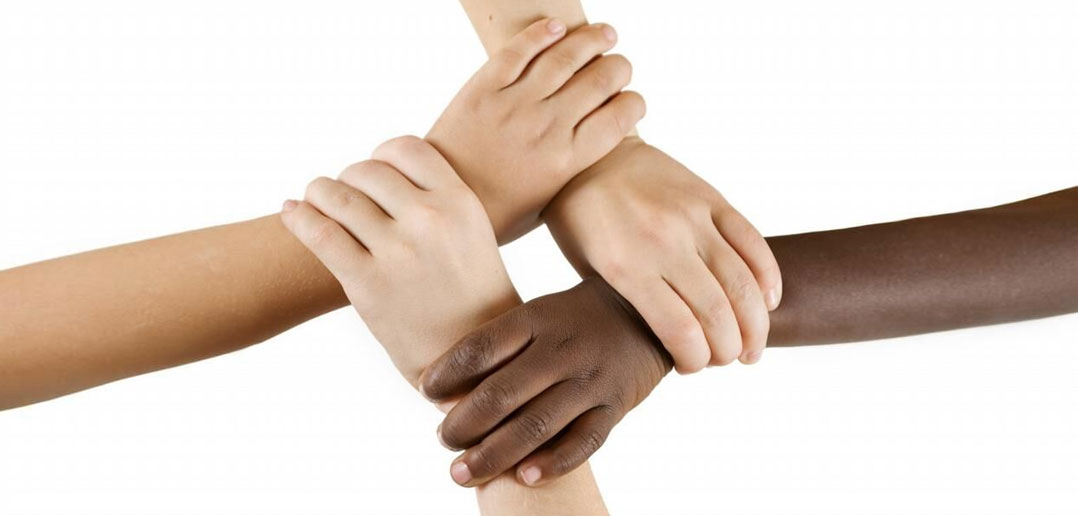
#> input picture skinDetection/testpics/f2.jpg, 1078 x 516 px
$ python hull_image.py testpics/f2.jpg
#> lines starting #> are read from the running program, lines starting #| are printed output that depends on the picture; after the words box and inside, x2 and y2 are one past the last pixel; in counts of white or black regions, pixels touching at a corner belong together
#> further down, src is the input picture: shape (516, 1078, 3); mean B, G, R 198.8, 208.8, 223.1
### skinDetection/skindetector.py
import cv2
import numpy as np

class SkinDetector(object):

	# class constructor
	def __init__(self, imageName, flag):
#> called with imageName = 'testpics/f2.jpg', flag = 1
		if flag == 1:
			self.image = cv2.imread(imageName)
			if self.image is None:
				print("IMAGE NOT FOUND")
				exit(1)
		elif flag == 2:
			self.image = imageName

		# self.image = cv2.resize(self.image,(600,600),cv2.INTER_AREA)
		self.HSV_image = cv2.cvtColor(self.image, cv2.COLOR_BGR2HSV)
#> self.HSV_image: shape (516, 1078, 3); mean H, S, V 6.8, 38.8, 223.2
		self.YCbCr_image = cv2.cvtColor(self.image, cv2.COLOR_BGR2YCR_CB)
#> self.YCbCr_image: shape (516, 1078, 3); mean of channels 0, 1, 2 211.9, 136, 120.6
		self.binary_mask_image = self.HSV_image

# ================================================================================================================================
	# function to process the image and segment the skin using the HSV and YCbCr colorspaces, followed by the Watershed algorithm
	def find_skin(self):
		# Color segmentation
		lower_HSV_values = np.array([0, 40, 0], dtype="uint8")
		upper_HSV_values = np.array([25, 255, 255], dtype="uint8")

		lower_YCbCr_values = np.array((0, 138, 67), dtype="uint8")
		upper_YCbCr_values = np.array((255, 173, 133), dtype="uint8")

		# A binary mask is returned. White pixels (255) represent pixels that fall into the upper/lower.
		mask_YCbCr = cv2.inRange(self.YCbCr_image, lower_YCbCr_values, upper_YCbCr_values)
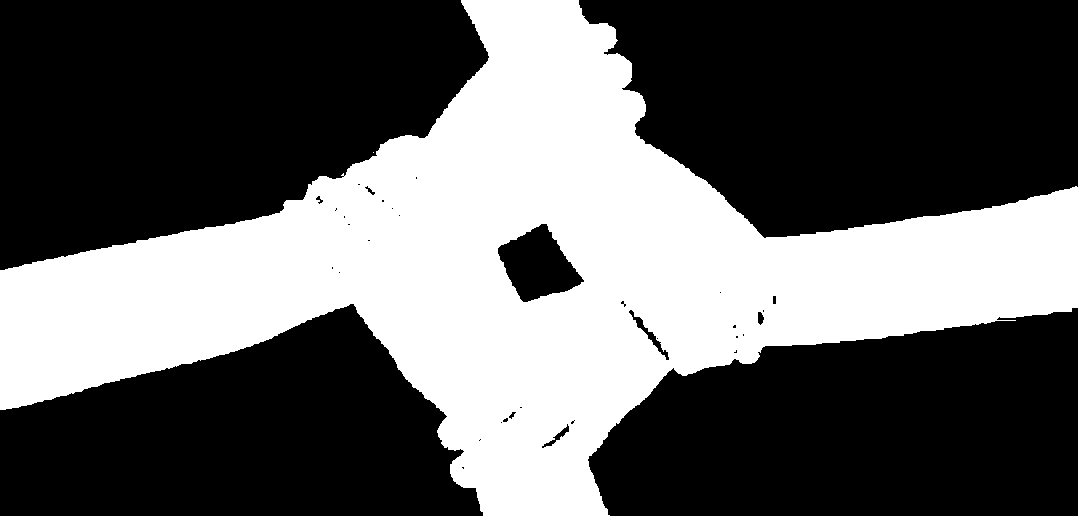
#> mask_YCbCr: shape (516, 1078); 38.2% white; 2 white regions (1 under 20 px), largest, box (x1, y1, x2, y2) and area: (0, 0, 1078, 516) 212744
		mask_HSV = cv2.inRange(self.HSV_image, lower_HSV_values, upper_HSV_values)
#> mask_HSV: shape (516, 1078); 38.1% white; 2 white regions (1 under 20 px), largest, box (x1, y1, x2, y2) and area: (0, 0, 1078, 516) 212186

		self.binary_mask_image = cv2.add(mask_HSV, mask_YCbCr)
#> self.binary_mask_image: shape (516, 1078); 38.5% white; 2 white regions (1 under 20 px), largest, box (x1, y1, x2, y2) and area: (0, 0, 1078, 516) 214187

		# Region based segmentation

		# morphological operations
		image_foreground = cv2.erode(self.binary_mask_image, None, iterations=3)  # remove noise
#> image_foreground: shape (516, 1078); 36.3% white; 1 white region, box (x1, y1, x2, y2) and area: (0, 0, 1078, 516) 201726
		dilated_binary_image = cv2.dilate(self.binary_mask_image, None, iterations=3)  # The background region is reduced a little because of the dilate operation
#> dilated_binary_image: shape (516, 1078); 40.4% white; 1 white region, box (x1, y1, x2, y2) and area: (0, 0, 1078, 516) 224984
		ret, image_background = cv2.threshold(dilated_binary_image, 1, 128, cv2.THRESH_BINARY)  # set all background regions to 128
		image_marker = cv2.add(image_foreground, image_background)  # add both foreground and backgroud, forming markers. The markers are "seeds" of the future image regions.
		image_marker32 = np.int32(image_marker)  # convert to 32SC1 format
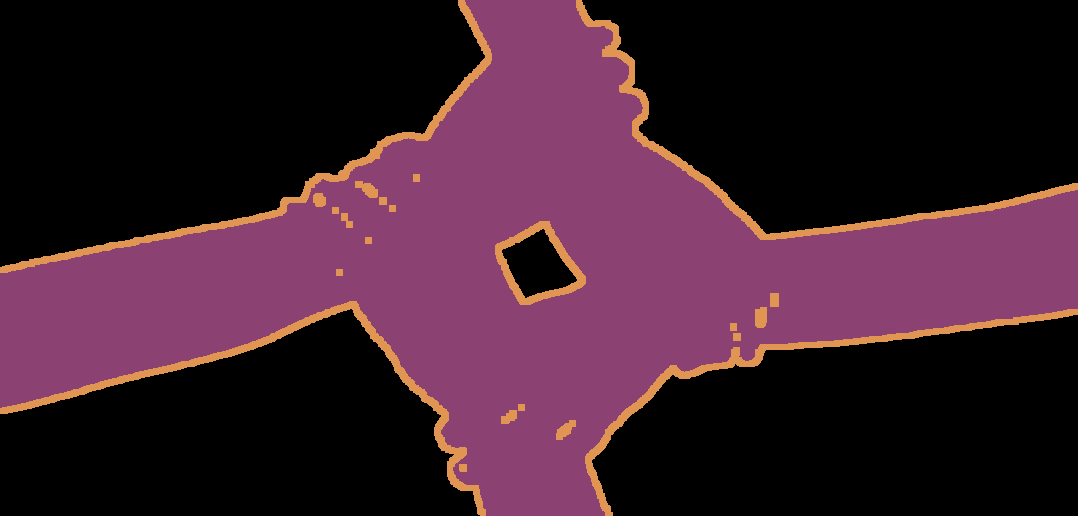
#> image_marker32: shape (516, 1078) int32; 3 distinct labels, from 0 to 255; one colour per label, 0 black
		cv2.watershed(self.image, image_marker32)
		m = cv2.convertScaleAbs(image_marker32)  # convert back to uint8
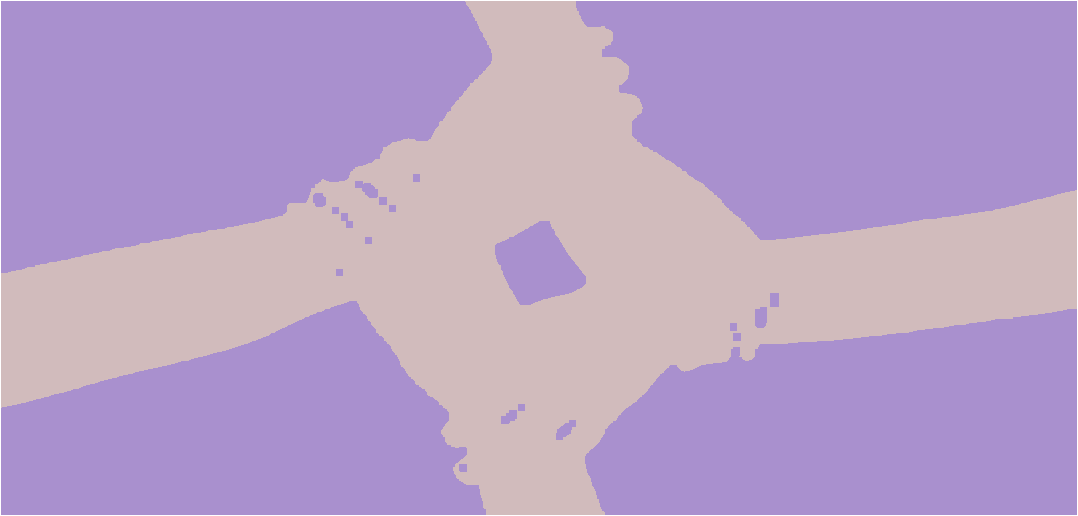
#> image_marker32: shape (516, 1078) int32; 3 distinct labels, from -1 to 255; one colour per label, 0 black, -1 white

		# bitwise of the mask with the input image
		ret, image_mask = cv2.threshold(m, 0, 255, cv2.THRESH_BINARY + cv2.THRESH_OTSU)
#> image_mask: shape (516, 1078); 36.2% white; 1 white region
#> ret = 128
		output = cv2.bitwise_and(self.image, self.image, mask=image_mask)
		# show the images
		# self.show_image(self.image, "Source")
		# self.show_image(image_mask, "Mask")
		# self.show_image(output, "Output")
		return image_mask


# ================================================================================================================================
	# Apply a threshold to an HSV and YCbCr images, the used values were based on current research papers along with some
	# empirical tests and visual evaluation


# ================================================================================================================================
	# Function that applies Watershed and morphological operations on the thresholded image


# ================================================================================================================================

	# [4 lines left out: function show_image, not called in this run]


# [5 lines of commented-out code are left out]

### skinDetection/hull_image.py
import cv2
import numpy as np
from skindetector import SkinDetector
import sys

if __name__ == "__main__":
    if (len(sys.argv)) < 2:
        file_path = "sample.jpg"
    else:
        file_path = sys.argv[1]

    # read image
    src = cv2.imread(file_path, 1)
    src = cv2.resize(src, (640, 480))
    cv2.imshow("Input", src)
    detector = SkinDetector(file_path, 1)
    thresh = detector.find_skin()
    thresh = cv2.resize(thresh, (640, 480))
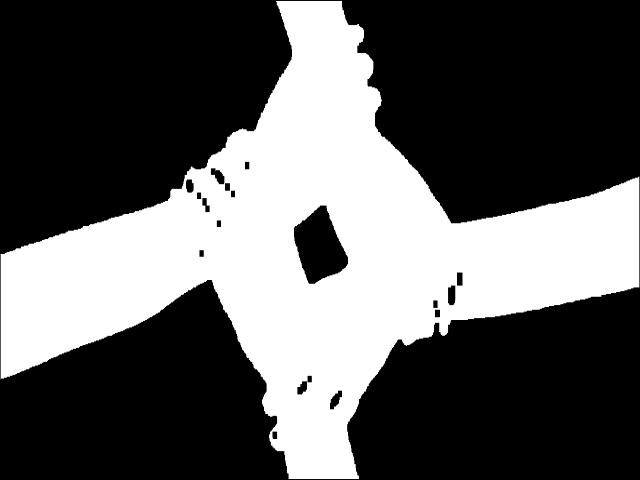
#> thresh: shape (480, 640); min 0, max 255, mean 92.2
    cv2.imshow("Binary", thresh)


    # find contours
    contours, hierarchy = cv2.findContours(thresh, cv2.RETR_TREE, cv2.CHAIN_APPROX_SIMPLE)
#> contours = 20 contours; largest, box (x1, y1, x2, y2) and area: (0, 0, 640, 480) 114922, (293, 205, 349, 284) 2672, (329, 390, 343, 410) 131, (210, 168, 225, 185) 128, (448, 285, 456, 306) 123
    c = max(contours, key=cv2.contourArea)
#> c = contour of 938 points, box (x1, y1, x2, y2) (0, 0, 640, 480), area 114922
    for i in range(len(contours)):
        if len(contours[i]) == len(c):
            ind = i
            break
#> this loop made 1 pass
#> ind on pass 1: 0
    # create hull array for convexHull points
    hull = []
    # calculate points for each contour
    for i in range(len(contours)):
        hull.append(cv2.convexHull(contours[i], False))
#> this loop made 20 passes
#> after the loop, hull = 20 contours; largest, box (x1, y1, x2, y2) and area: (0, 0, 640, 480) 203567, (293, 205, 349, 284) 2824, (329, 390, 343, 410) 146, (210, 168, 225, 185) 146, (448, 285, 456, 306) 126

    # create an empty black image
    drawing = np.zeros((thresh.shape[0], thresh.shape[1], 3), np.uint8)
    color_contours = (0, 255, 0)  # color for contours
    color = (255, 0, 0)  # color for convex hull


    # draw contours
    cv2.drawContours(drawing, contours, ind, color_contours, 2, 8, hierarchy)
    cv2.drawContours(src, contours, ind, color_contours, 2, 8, hierarchy)
    cv2.imshow("contour", drawing)

    # cv2.imshow("Before", drawing)
    # draw convex hull
    cv2.drawContours(drawing, hull, ind, color, 2, 8)
#> drawing: shape (480, 640, 3); mean of channels 0, 1, 2 4.1, 7.1, 0
    cv2.drawContours(src, hull, ind, color, 2, 8)
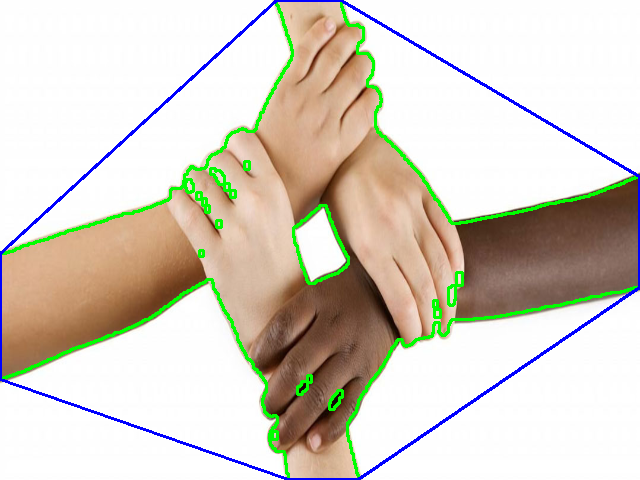
#> src: shape (480, 640, 3); mean B, G, R 195.8, 208.1, 214.3

    cv2.imshow("convexhull", drawing)
    cnt = contours[ind]
#> cnt has the same summary as c
    hullBig = cv2.convexHull(cnt, returnPoints=False)
#> hullBig = [937, 698, 697, 507, 506, 230, 229, 0]

    valley = []
    count = 0
    defects = cv2.convexityDefects(cnt, hullBig)
#> defects = [[0, 229, 78, 20743], [230, 506, 381, 41902], [507, 697, 587, 23815], [698, 937, 787, 34705]]
    for i in range(defects.shape[0]):
        s, e, f, d = defects[i, 0]  # Distance from edge
        start = tuple(c[s][0])
        end = tuple(c[e][0])
        far = tuple(c[f][0])  # Farthest point
        # [4 lines of commented-out code are left out]
        if d > 1000:
            # print(c[f])
            valley.append([c[f][0][0], c[f][0][1]])
            cv2.circle(drawing, far, 5, [0, 0, 255], -1)
            cv2.circle(src, far, 5, [0, 0, 255], -1)
#> this loop made 4 passes
#> (s, e, f, d, start, end, far) on passes 2 to 4: (230, 506, 381, 41902, (0, 379), (288, 479), (211, 279)), (507, 697, 587, 23815, (358, 479), (639, 287), (398, 339)), (698, 937, 787, 34705, (639, 176), (341, 0), (452, 223))
#> (s, e, f, d, start, far) on pass 1: (0, 229, 78, 20743, (276, 0), (253, 131))
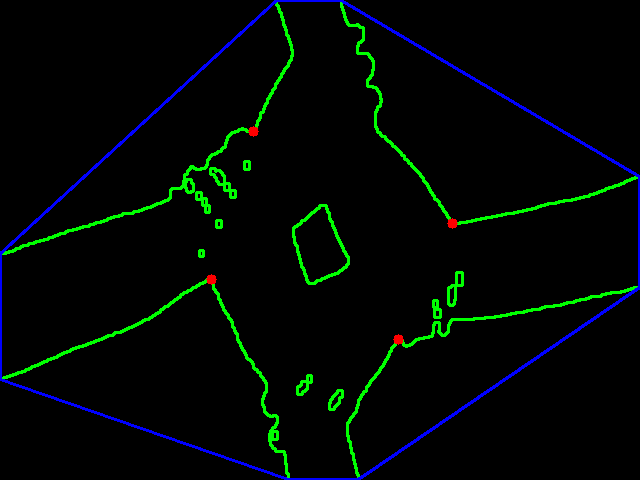
#> drawing: shape (480, 640, 3); mean of channels 0, 1, 2 4.1, 7, 0.3; drawn as B, G, R
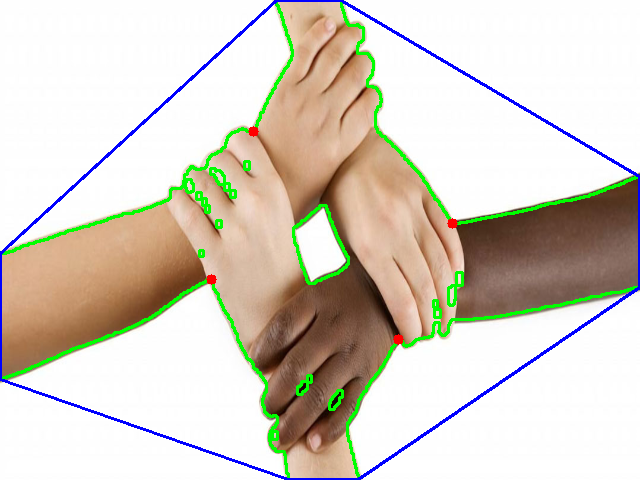
#> src: shape (480, 640, 3); 0.11% of pixels changed, all inside (x1, y1, x2, y2) = (206, 126, 458, 345)
#> after the loop, valley = [[253, 131], [211, 279], [398, 339], [452, 223]]

    # [32 lines of commented-out code are left out]
    for i in range(len(valley)):
        valley[i][1] = 479 - valley[i][1]
#> this loop made 4 passes
#> after the loop, valley = [[253, 348], [211, 200], [398, 140], [452, 256]]
    print("Required coordinates wrt OPENgl:")
    print(valley)
#| [[253, 348], [211, 200], [398, 140], [452, 256]]

    cv2.imshow("Output", drawing)
    # res = cv2.bitwise_and(drawing, src, mask=None)
    # cv2.imshow("Output", src)

    cv2.waitKey(0)
    cv2.destroyAllWindows()


    # [12 lines of commented-out code are left out]

$ run again, on skinDetection/testpics/hand3.jpg
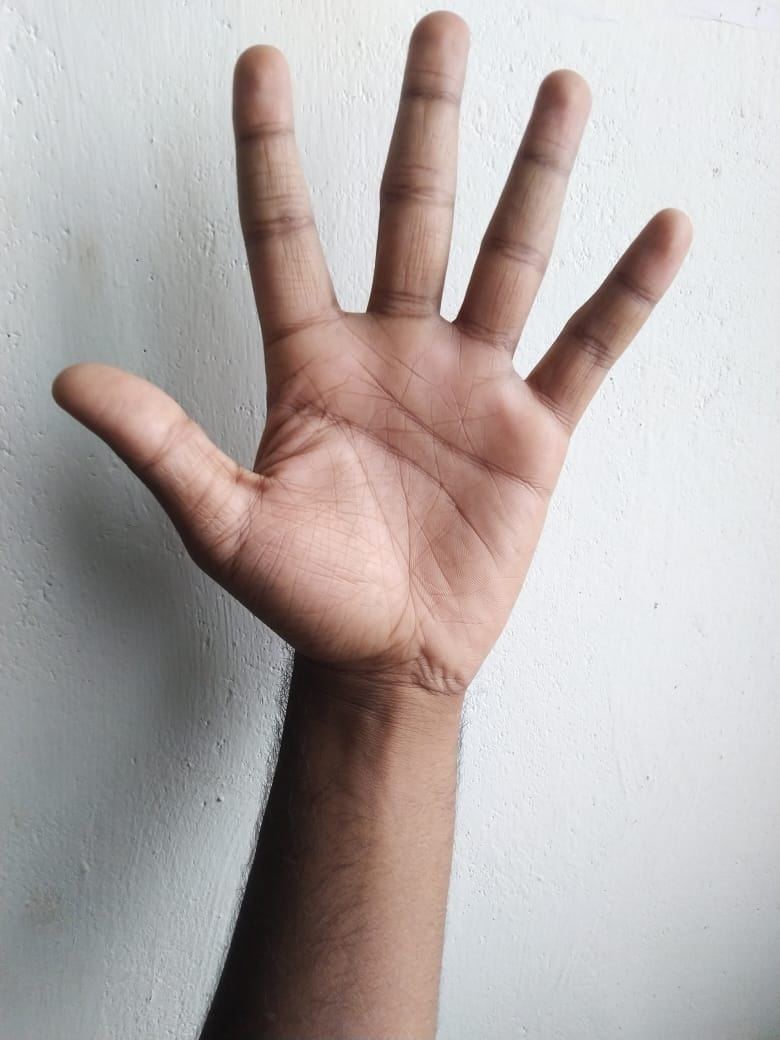
#> input picture skinDetection/testpics/hand3.jpg, 780 x 1040 px
#> src is the input picture: shape (1040, 780, 3); mean B, G, R 169.7, 171.4, 179.5
#> self.HSV_image: shape (1040, 780, 3); mean H, S, V 69.7, 29.4, 183.2
#> self.YCbCr_image: shape (1040, 780, 3); mean of channels 0, 1, 2 173.6, 132.2, 125.7
#> mask_YCbCr: shape (1040, 780); 27.5% white; 1 white region, box (x1, y1, x2, y2) and area: (55, 12, 691, 1040) 223049
#> mask_HSV: shape (1040, 780); 29.2% white; 16 white regions (15 under 20 px), largest, box (x1, y1, x2, y2) and area: (52, 12, 684, 1040) 236684
#> self.binary_mask_image: shape (1040, 780); 30.3% white; 13 white regions (12 under 20 px), largest, box (x1, y1, x2, y2) and area: (52, 12, 691, 1040) 245952
#> image_foreground: shape (1040, 780); 28.1% white; 5 white regions, box (x1, y1, x2, y2) and area: (56, 15, 688, 1040) 227429, (275, 803, 287, 829) 231, (271, 835, 279, 845) 80, (301, 675, 307, 685) 60, (291, 739, 295, 749) 40
#> dilated_binary_image: shape (1040, 780); 32.5% white; 1 white region, box (x1, y1, x2, y2) and area: (49, 9, 694, 1040) 263394
#> in find_skin, `m = cv2.convertScaleAbs(image_marker32)`:
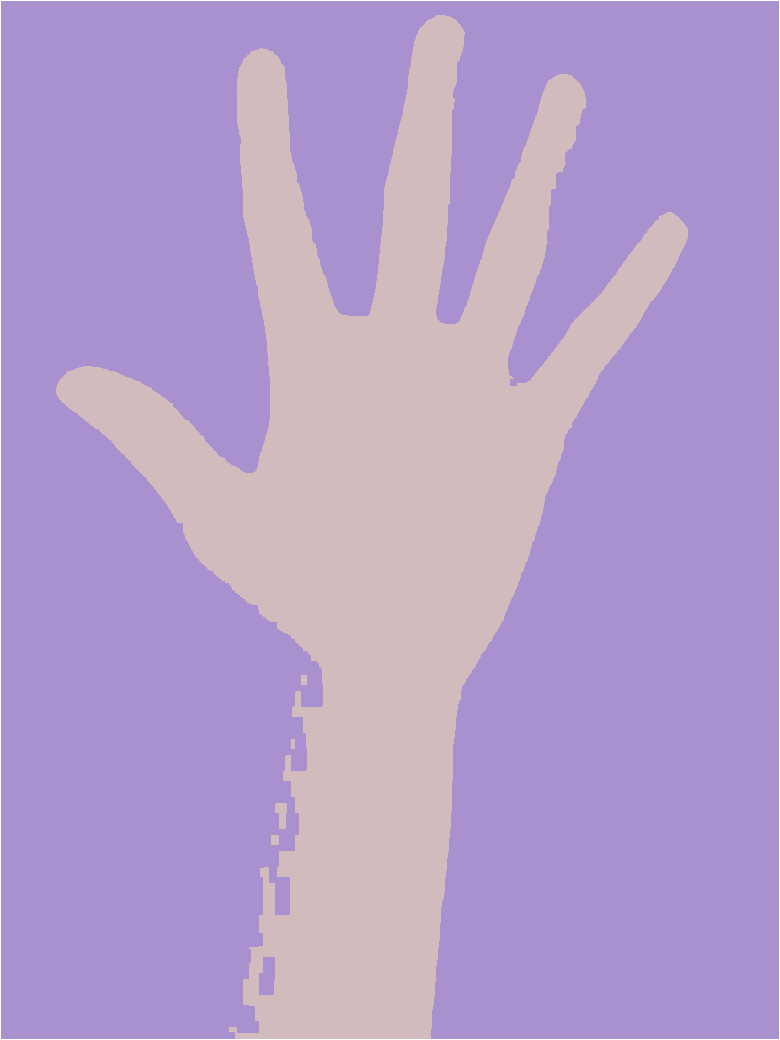
#> image_marker32: shape (1040, 780) int32; 3 distinct labels, from -1 to 255; one colour per label, 0 black, -1 white
#> image_mask: shape (1040, 780); 28.1% white; 5 white regions
#> ret = 128
#> contours = 6 contours, 2 with area under 20; largest, box (x1, y1, x2, y2) and area: (46, 7, 565, 480) 86032, (212, 441, 226, 460) 203, (225, 370, 236, 383) 80, (222, 385, 229, 390) 24
#> c = contour of 1085 points, box (x1, y1, x2, y2) (46, 7, 565, 480), area 86032
#> the loop `for i in range(len(contours)):` made 5 passes
#> ind on pass 5: 4
#> the loop `for i in range(len(contours)):` made 6 passes
#> after the loop `for i in range(len(contours)):`: hull = 6 contours, 2 with area under 20; largest, box (x1, y1, x2, y2) and area: (46, 7, 565, 480) 161298, (212, 441, 226, 460) 214, (225, 370, 236, 383) 100, (222, 385, 229, 390) 24
#> cnt has the same summary as c
#> hullBig = 19 values, max 1084 at index 0, min 0 at index 18, mean 526.9
#> defects = 13 rows, first 6: [0, 146, 79, 33933], [146, 148, 147, 201], [148, 150, 149, 229], [150, 152, 151, 142], [152, 318, 233, 36533], [320, 565, 472, 36190]
#> the loop `for i in range(defects.shape[0]):` made 13 passes
#> (s, e, f, d, start, end, far) on passes 1 to 7: (0, 146, 79, 33933, (357, 7), (211, 22), (301, 146)), (146, 148, 147, 201, (211, 22), (206, 23), (210, 23)), (148, 150, 149, 229, (206, 23), (202, 25), (204, 25)), (150, 152, 151, 142, (202, 25), (199, 27), (200, 27)), (152, 318, 233, 36533, (199, 27), (48, 175), (208, 218)), (320, 565, 472, 36190, (46, 182), (187, 475), (264, 309)), (566, 569, 567, 461, (188, 476), (192, 479), (191, 476))
#> after the loop `for i in range(defects.shape[0]):`:
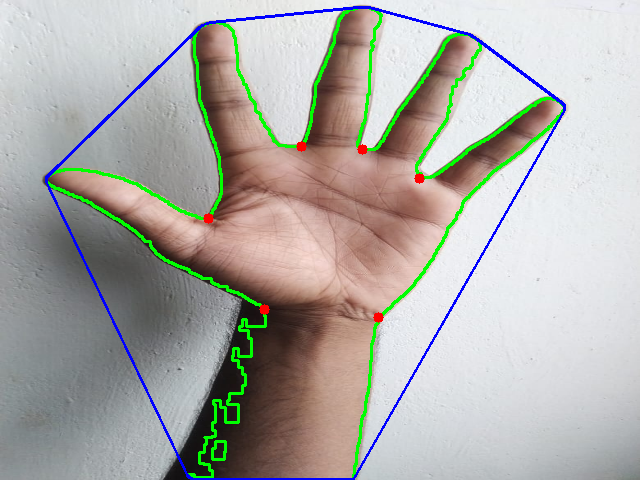
#> src: shape (480, 640, 3); mean B, G, R 167.9, 172.7, 173.7
#> after the loop `for i in range(defects.shape[0]):`: valley = [[301, 146], [208, 218], [264, 309], [378, 317], [419, 178], [362, 149]]
#> the loop `for i in range(len(valley)):` made 6 passes
#> after the loop `for i in range(len(valley)):`: valley = [[301, 333], [208, 261], [264, 170], [378, 162], [419, 301], [362, 330]]
#| [[301, 333], [208, 261], [264, 170], [378, 162], [419, 301], [362, 330]]
